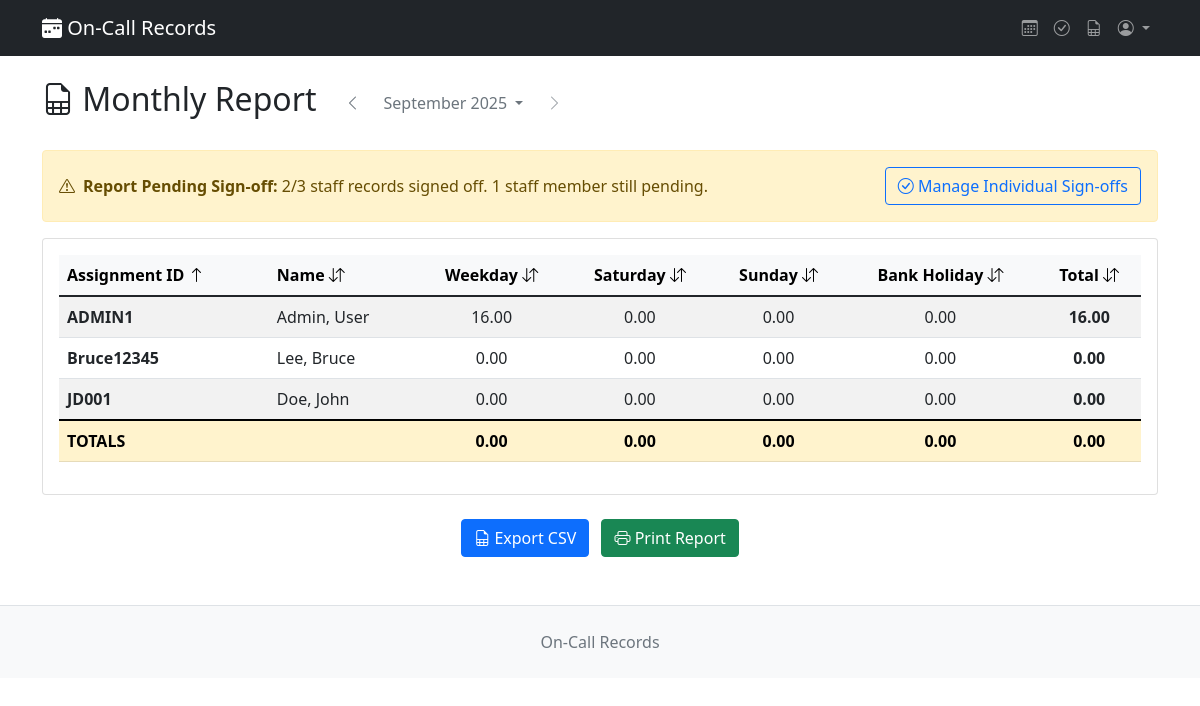
/report/ (signed in), run on the app's committed database.
### records/models.py (models this page shows, shortened)
class OnCallStaff(models.Model):
    assignment_id = models.CharField(max_length=50, unique=True)
    user = models.OneToOneField(User, on_delete=models.CASCADE)

### records/views.py (the view)
# urls.py: path('report/', views.monthly_report, name='monthly_report'),
@require_staff_permission
def monthly_report(request):
    month, year = get_safe_month_year_from_request(request)
    report_date, next_month_start = get_month_date_range(year, month)
    staff_reports = []
    for staff in OnCallStaff.objects.all().select_related("user"):
        time_blocks = TimeBlock.objects.filter(
            staff=staff, date__gte=report_date, date__lt=next_month_start
        ).prefetch_related("time_entries__task", "time_entries__work_mode")
        if time_blocks.exists():
            totals = {
                "Weekday": {"hours": 0.0, "claims": 0.0},
                "Saturday": {"hours": 0.0, "claims": 0.0},
                "Sunday": {"hours": 0.0, "claims": 0.0},
                "BankHoliday": {"hours": 0.0, "claims": 0.0},
            }
            for tb in time_blocks:
                block_hours = sum(entry.hours for entry in tb.time_entries.all())
                block_claims = float(tb.claim) if tb.claim else 0
                day_type_name = tb.day_type.name if tb.day_type else "Weekday"
                totals[day_type_name]["hours"] += block_hours
                totals[day_type_name]["claims"] += block_claims
            total_hours = sum(t["hours"] for t in totals.values())
            total_claims = sum(t["claims"] for t in totals.values())
            staff_reports.append(
                {
                    "staff": staff,
                    "blocks": time_blocks,
                    "totals": totals,
                    "total_hours": total_hours,
                    "total_claims": total_claims,
                }
            )
    first_block = TimeBlock.objects.order_by("date").first()
    available_months = []
    if first_block:
        today = timezone.now().date()
        current_date = first_block.date.replace(day=1)
        while current_date <= today:
            available_months.append(current_date)
            if current_date.month == 12:
                current_date = current_date.replace(year=current_date.year + 1, month=1)
            else:
                current_date = current_date.replace(month=current_date.month + 1)
    report_signoff = MonthlyReportSignOff.get_report_signoff(year, month)
    is_report_signed_off = report_signoff is not None
    grand_total_hours = sum(report['total_hours'] for report in staff_reports)
    grand_total_claims = sum(report['total_claims'] for report in staff_reports)
    staff_signoff_summary = None
    if staff_reports:
        all_staff_with_records = {report['staff'] for report in staff_reports}
        signed_off_staff = set()
        for staff in all_staff_with_records:
            if MonthlySignOff.is_month_signed_off(staff, year, month):
                signed_off_staff.add(staff)
        staff_signoff_summary = {
            'total_staff': len(all_staff_with_records),
            'signed_off_count': len(signed_off_staff),
            'pending_count': len(all_staff_with_records) - len(signed_off_staff),
            'all_signed_off': len(signed_off_staff) == len(all_staff_with_records)
        }
    month_context = build_month_context(month, year)
    context = {
        "staff_reports": staff_reports,
        "report_month": report_date,
        "available_months": available_months,
        "report_signoff": report_signoff,
        "is_report_signed_off": is_report_signed_off,
        "grand_total_hours": grand_total_hours,
        "grand_total_claims": grand_total_claims,
        "staff_signoff_summary": staff_signoff_summary,
        **month_context,  # Merge month navigation context
    }
    return render(request, "records/monthly_report.html", context)

### records/models.py (called while the page is built)
    @classmethod
    def is_month_signed_off(cls, staff, year, month):
        return cls.objects.filter(staff=staff, year=year, month=month).exists()

    @classmethod
    def get_report_signoff(cls, year, month):
        try:
            return cls.objects.get(year=year, month=month)
        except cls.DoesNotExist:
            return None

    @property
    def hours(self):
        start = datetime.combine(self.timeblock.date, self.time_started)
        end = datetime.combine(self.timeblock.date, self.time_ended)
        if self.time_ended <= self.time_started:
            end += timedelta(days=1)
        duration = end - start
        return round(duration.total_seconds() / 3600, 2)

### records/utils/date_helpers.py (called while the page is built)
def get_month_date_range(year, month):
    try:
        start_date = date(year, month, 1)
        if month == 12:
            end_date = date(year + 1, 1, 1)
        else:
            end_date = date(year, month + 1, 1)
        return start_date, end_date
    except ValueError:
        today = timezone.now().date()
        return get_month_date_range(today.year, today.month)

def get_month_navigation(month, year):
    today = timezone.now().date()
    if month == 1:
        prev_month, prev_year = 12, year - 1
    else:
        prev_month, prev_year = month - 1, year
    if month == 12:
        next_month, next_year = 1, year + 1
    else:
        next_month, next_year = month + 1, year
    can_go_next = (next_year < today.year) or (next_year == today.year and next_month <= today.month)
    return prev_month, prev_year, next_month, next_year, can_go_next

def get_safe_month_year_from_request(request):
    today = timezone.now().date()
    try:
        month = int(request.GET.get('month', today.month))
        year = int(request.GET.get('year', today.year))
        if not (1 <= month <= 12):
            month = today.month
            year = today.year
        if not (2000 <= year <= 2100):
            month = today.month
            year = today.year
        return month, year
    except (ValueError, TypeError):
        return today.month, today.year

### records/templates/records/monthly_report.html (shortened to what this page needs)
{% extends 'records/base.html' %}
{% block content %}
<div class="row">
    <div class="col-lg-12">
        <div class="d-flex justify-content-between align-items-center mb-4">
            <div class="d-flex align-items-center">
                <h2><i class="bi bi-file-earmark-spreadsheet"></i> Monthly Report</h2>
                <div class="ms-3">
                    {% include 'records/partials/month_selector.html' %}
                </div>
            </div>
        </div>
    </div>
</div>
{% if is_report_signed_off %}
<div class="row">
    <div class="col-12">
        <div class="alert alert-success d-flex align-items-center" role="alert">
            <i class="bi bi-file-earmark-check me-2"></i>
            <div>
                <strong>Report Signed Off:</strong> This monthly report was signed off by {{ report_signoff.signed_off_by.assignment_id }}
                on {{ report_signoff.signed_off_at|date:"d/m/Y H:i" }} and is ready for submission.
                {% if report_signoff.notes %}
                    <br><small class="text-muted">Notes: {{ report_signoff.notes }}</small>
                {% endif %}
            </div>
        </div>
    </div>
</div>
{% elif staff_signoff_summary %}
<div class="row">
    <div class="col-12">
        <div class="alert alert-warning d-flex align-items-center justify-content-between" role="alert">
            <div class="d-flex align-items-center">
                <i class="bi bi-exclamation-triangle me-2"></i>
                <div>
                    <strong>Report Pending Sign-off:</strong>
                    {{ staff_signoff_summary.signed_off_count }}/{{ staff_signoff_summary.total_staff }} staff records signed off.
                    {% if not staff_signoff_summary.all_signed_off %}
                        {{ staff_signoff_summary.pending_count }} staff member{{ staff_signoff_summary.pending_count|pluralize }} still pending.
                    {% endif %}
                </div>
            </div>
            <div>
                {% if staff_signoff_summary.all_signed_off %}
                    <a href="{% url 'signoff_report' report_month.year report_month.month %}" class="btn btn-success">
                        <i class="bi bi-file-earmark-check"></i> Sign Off Report
                    </a>
                {% else %}
                    <a href="{% url 'signoff_management' %}" class="btn btn-outline-primary">
                        <i class="bi bi-check-circle"></i> Manage Individual Sign-offs
                    </a>
                {% endif %}
            </div>
        </div>
    </div>
</div>
{% endif %}
{% if staff_reports %}
    <div class="card">
        <div class="card-body">
            <div class="table-responsive">
                <table id="reportTable" class="table table-striped table-hover">
                    <thead class="table-light">
                        <tr>
                            <th style="cursor: pointer;" onclick="sortTable(0)">
                                Assignment ID <i class="bi bi-arrow-down-up"></i>
                            </th>
                            <th style="cursor: pointer;" onclick="sortTable(1)">
                                Name <i class="bi bi-arrow-down-up"></i>
                            </th>
                            <th class="text-center" style="cursor: pointer;" onclick="sortTable(2)">
                                Weekday <i class="bi bi-arrow-down-up"></i>
                            </th>
                            <th class="text-center" style="cursor: pointer;" onclick="sortTable(3)">
                                Saturday <i class="bi bi-arrow-down-up"></i>
                            </th>
                            <th class="text-center" style="cursor: pointer;" onclick="sortTable(4)">
                                Sunday <i class="bi bi-arrow-down-up"></i>
                            </th>
                            <th class="text-center" style="cursor: pointer;" onclick="sortTable(5)">
                                Bank Holiday <i class="bi bi-arrow-down-up"></i>
                            </th>
                            <th class="text-center" style="cursor: pointer;" onclick="sortTable(6)">
                                <strong>Total</strong> <i class="bi bi-arrow-down-up"></i>
                            </th>
                        </tr>
                    </thead>
                    <tbody>
                        {% for staff_report in staff_reports %}
                            <tr>
                                <td><strong>{{ staff_report.staff.assignment_id }}</strong></td>
                                <td>{{ staff_report.staff.user.last_name }}, {{ staff_report.staff.user.first_name }}</td>
                                <td class="text-center">{{ staff_report.totals.Weekday.claims|floatformat:2 }}</td>
                                <td class="text-center">{{ staff_report.totals.Saturday.claims|floatformat:2 }}</td>
                                <td class="text-center">{{ staff_report.totals.Sunday.claims|floatformat:2 }}</td>
                                <td class="text-center">{{ staff_report.totals.BankHoliday.claims|floatformat:2 }}</td>
                                <td class="text-center"><strong>{{ staff_report.total_claims|floatformat:2 }}</strong></td>
                            </tr>
                        {% endfor %}
                    </tbody>
                    <tfoot class="table-warning">
                        <tr>
                            <td colspan="2"><strong>TOTALS</strong></td>
                            <td class="text-center"><strong>
                                {% with weekday_total=0 %}
                                    {{ weekday_total|floatformat:2 }}
                                {% endwith %}
                            </strong></td>
                            <td class="text-center"><strong>
                                {% with saturday_total=0 %}
                                    {{ saturday_total|floatformat:2 }}
                                {% endwith %}
                            </strong></td>
                            <td class="text-center"><strong>
                                {% with sunday_total=0 %}
                                    {{ sunday_total|floatformat:2 }}
                                {% endwith %}
                            </strong></td>
                            <td class="text-center"><strong>
                                {% with bh_total=0 %}
                                    {{ bh_total|floatformat:2 }}
                                {% endwith %}
                            </strong></td>
                            <td class="text-center"><strong>
                                {% with grand_total=0 %}
                                    {{ grand_total|floatformat:2 }}
                                {% endwith %}
                            </strong></td>
                        </tr>
                    </tfoot>
                </table>
            </div>
        </div>
    </div>
    <div class="row mt-4">
        <div class="col-12 text-center">
            <a href="{% url 'export_monthly_csv' %}?month={{ current_month_num }}&year={{ current_year }}" class="btn btn-primary me-2">
                <i class="bi bi-file-earmark-spreadsheet"></i> Export CSV
            </a>
            <button class="btn btn-success" onclick="window.print()">
                <i class="bi bi-printer"></i> Print Report
            </button>
        </div>
    </div>
{% endif %}
{% endblock content %}

### records/templates/records/monthly_report.html (style rules this page uses)
.btn, .card-header .btn, nav, .no-print { display: none !important; }
.card { border: 1px solid #000 !important; }

### data on the page
OnCallStaff: staff.assignment_id "JD001", staff.user.last_name "Doe", staff.user.first_name "John", totals.Weekday.claims "0.00", totals.Saturday.claims "0.00", totals.Sunday.claims "0.00", totals.BankHoliday.claims "0.00", total_claims "0.00"
OnCallStaff: staff.assignment_id "ADMIN1", staff.user.last_name "Admin", staff.user.first_name "User", totals.Weekday.claims "16.00", totals.Saturday.claims "0.00", totals.Sunday.claims "0.00", totals.BankHoliday.claims "0.00", total_claims "16.00"
OnCallStaff: staff.assignment_id "Bruce12345", staff.user.last_name "Lee", staff.user.first_name "Bruce", totals.Weekday.claims "0.00", totals.Saturday.claims "0.00", totals.Sunday.claims "0.00", totals.BankHoliday.claims "0.00", total_claims "0.00"

### other printed values
{{ current_month }} "September 2025"
{{ staff_signoff_summary.signed_off_count }} "2"
{{ staff_signoff_summary.total_staff }} "3"
{{ staff_signoff_summary.pending_count }} "1"
{{ weekday_total|floatformat:2 }} "0.00"
{{ saturday_total|floatformat:2 }} "0.00"
{{ sunday_total|floatformat:2 }} "0.00"
{{ bh_total|floatformat:2 }} "0.00"
{{ grand_total|floatformat:2 }} "0.00"
